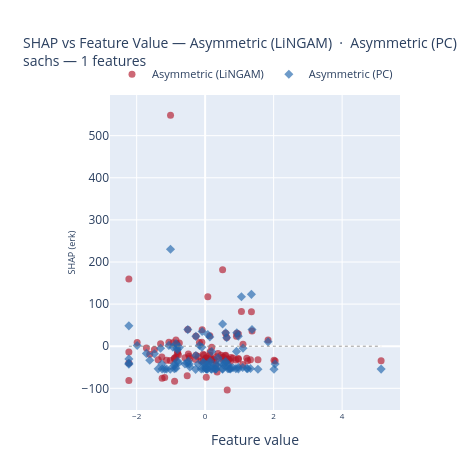
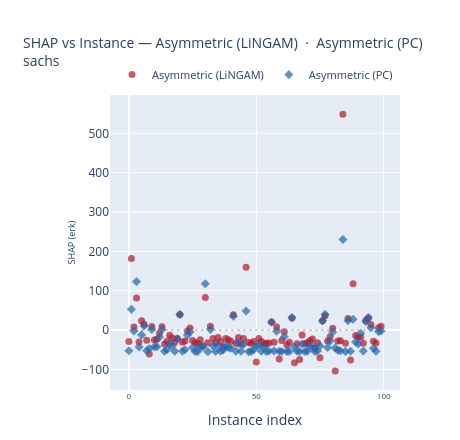
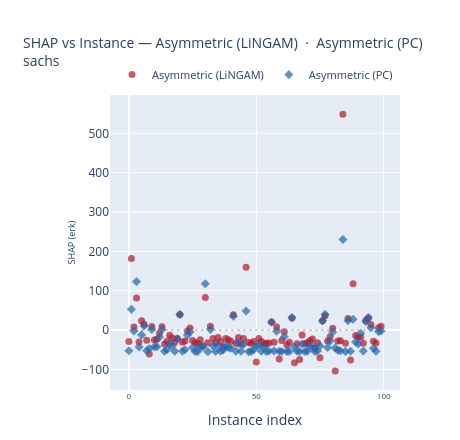

Notebook code for these charts, in order:
### Code cell
baseline = 'Asymmetric (LiNGAM)'
compared = 'Asymmetric (PC)'

# SHAP vs Feature Value
plot_shap_vs_feature(
    shap_data, feature_names, x_test,
    method_1=baseline,
    method_2=compared,
    features=HIGHLIGHT_FEATURES,
    dataset=DATASET,
    save_dir=PLOTS_DIR,
)

# SHAP vs Instance
plot_shap_vs_instance(
    shap_data, feature_names,
    method_1=baseline,
    method_2=compared,
    features=HIGHLIGHT_FEATURES,
    # instance_idx=instance_idx,   # optional — None = all instances
    dataset=DATASET,
    mode='markers',              # or "lines+markers"
    save_dir=PLOTS_DIR,
)

### Figure 1 — Plotly figure (JSON) as saved in the notebook; plotly's stock layout.template omitted (floating-point values rounded to 4 significant figures)
{"data": [{"hovertemplate": "<b>erk</b> — Asymmetric (LiNGAM)<br>feature value = %{x:.4f}<br>SHAP = %{y:.4f}<extra></extra>", "legendgroup": "Asymmetric (LiNGAM)", "marker": {"color": "#b2182b", "line": {"width": 0}, "opacity": 0.65, "size": 7, "symbol": "circle"}, "mode": "markers", "name": "Asymmetric (LiNGAM)", "showlegend": true, "type": "scatter", "x": [1.214, 0.5099, -0.9398, 1.352, 0.6634, 0.9151, 1.838, -0.8524, 0.3507, -1.986, -1.264, -0.4639, -1.481, -0.1679, -0.1138, -0.4456, 0.147, -0.7793, 0.5027, -0.2702, -0.5065, 0.6999, 0.022, 0.1921, -1.301, 0.5383, 0.06723, -1.019, -0.2033, -2.227, 1.06, 1.542, -1.058, 0.1367, 0.1921, -0.05604, -0.9008, 1.097, -0.0375, 0.3252, -0.8923, -0.0877, -0.05604, -1.617, 0.7352, 0.5995, -2.227, -0.2779, 0.3078, 0.9695, -2.227, 0.4658, 0.022, 2.044, 2.011, 0.898, 0.6287, 0.2539, -0.7544, 0.03349, 0.5099, -1.715, 0.0505, 0.9695, 0.5995, -0.8923, 1.243, -1.181, -0.8035, 5.139, -1.373, -0.59, 0.5829, 0.3078, 1.324, -0.5241, -0.2702, 1.369, 0.0505, 0.3756, 1.105, 0.6446, 0.8158, 0.7524, -1.011, -1.127, 0.9695, -1.256, 0.07824, -2.227, -0.4902, -0.8113, 0.6634, 0.1367, 0.9248, -0.8524, 0.147, 0.1723, -0.8283, -0.09415], "xaxis": "x", "y": [-28.77, 181.8, 7.925, 81.79, -30.22, 23.73, 14.56, -25.84, -60.94, 8.825, -25.48, -23.63, -7.896, 8.669, -35.46, -28.6, -13.17, -20.46, -30.96, -21.53, 39.69, -30.76, -27.46, -2.278, 5.562, -26.19, -31.89, -34.17, -24.54, -39.57, 82.69, -32.11, 9.427, -21.33, -32.8, -18.98, -29.5, -43.61, -21.18, -24.84, -28.21, 39.0, -33.23, -19.0, -35.92, -21.72, 159.8, -31.36, -33.73, -28.95, -81.24, -21.35, -28.99, -35.36, -33.58, -33.02, 20.69, -30.96, 7.536, -73.53, -26.79, -4.292, -37.14, -30.88, 30.9, -82.93, -34.54, -74.52, -12.59, -34.54, -32.3, -27.39, -22.65, -46.22, -31.95, -70.42, 23.54, 36.35, -27.8, -17.05, 4.431, -103.7, -27.84, -27.05, 548.7, -33.3, 29.23, -75.96, 117.7, -13.93, -18.32, -17.32, -33.39, 24.58, 30.88, 14.47, -28.51, -32.88, 5.92, 9.456], "yaxis": "y"}, {"hovertemplate": "<b>erk</b> — Asymmetric (PC)<br>feature value = %{x:.4f}<br>SHAP = %{y:.4f}<extra></extra>", "legendgroup": "Asymmetric (PC)", "marker": {"color": "#2166ac", "line": {"width": 0}, "opacity": 0.65, "size": 7, "symbol": "diamond"}, "mode": "markers", "name": "Asymmetric (PC)", "showlegend": true, "type": "scatter", "x": [1.214, 0.5099, -0.9398, 1.352, 0.6634, 0.9151, 1.838, -0.8524, 0.3507, -1.986, -1.264, -0.4639, -1.481, -0.1679, -0.1138, -0.4456, 0.147, -0.7793, 0.5027, -0.2702, -0.5065, 0.6999, 0.022, 0.1921, -1.301, 0.5383, 0.06723, -1.019, -0.2033, -2.227, 1.06, 1.542, -1.058, 0.1367, 0.1921, -0.05604, -0.9008, 1.097, -0.0375, 0.3252, -0.8923, -0.0877, -0.05604, -1.617, 0.7352, 0.5995, -2.227, -0.2779, 0.3078, 0.9695, -2.227, 0.4658, 0.022, 2.044, 2.011, 0.898, 0.6287, 0.2539, -0.7544, 0.03349, 0.5099, -1.715, 0.0505, 0.9695, 0.5995, -0.8923, 1.243, -1.181, -0.8035, 5.139, -1.373, -0.59, 0.5829, 0.3078, 1.324, -0.5241, -0.2702, 1.369, 0.0505, 0.3756, 1.105, 0.6446, 0.8158, 0.7524, -1.011, -1.127, 0.9695, -1.256, 0.07824, -2.227, -0.4902, -0.8113, 0.6634, 0.1367, 0.9248, -0.8524, 0.147, 0.1723, -0.8283, -0.09415], "xaxis": "x", "y": [-52.67, 52.69, -2.512, 123.2, -43.13, -12.26, 10.35, -52.4, -47.17, 1.754, -42.35, -42.1, -17.88, 1.561, -53.84, -49.2, -35.64, -39.82, -53.63, -21.94, 39.49, -53.63, -50.03, -12.81, -4.86, -44.21, -54.36, -54.7, -42.07, -42.78, 117.5, -54.86, 1.887, -39.85, -54.44, -38.41, -53.22, -50.73, -39.97, -44.09, -46.02, 34.98, -53.57, -33.22, -53.99, -36.53, 48.38, -54.91, -54.2, -49.86, -40.44, -38.7, -53.73, -42.13, -54.61, -53.16, 20.04, -52.96, -2.819, -53.92, -54.59, -17.09, -54.09, -54.18, 31.75, -42.43, -53.45, -54.6, -35.35, -54.4, -53.73, -42.0, -40.1, -54.55, -52.93, -40.28, 23.44, 39.85, -44.14, -27.34, -4.629, -45.32, -51.1, -52.5, 230.1, -54.23, 23.88, -53.97, 27.66, -30.14, -35.49, -8.345, -53.27, 22.02, 31.93, 6.091, -46.05, -53.78, -3.898, -2.431], "yaxis": "y"}, {"hoverinfo": "skip", "line": {"color": "gray", "dash": "dot", "width": 0.8}, "mode": "lines", "showlegend": false, "type": "scatter", "x": [-2.227, 5.139], "xaxis": "x", "y": [0, 0], "yaxis": "y"}], "layout": {"height": 460, "legend": {"font": {"size": 11}, "orientation": "h", "x": 0.5, "xanchor": "center", "y": 1.02, "yanchor": "bottom"}, "margin": {"b": 50, "l": 110, "r": 60, "t": 95}, "title": {"font": {"size": 14}, "text": "SHAP vs Feature Value — Asymmetric (LiNGAM)  ·  Asymmetric (PC)<br>sachs — 1 features"}, "width": 460, "xaxis": {"anchor": "y", "domain": [0, 1], "tickfont": {"size": 8}, "title": {"text": "Feature value"}}, "yaxis": {"anchor": "x", "domain": [0, 1], "title": {"font": {"size": 9}, "standoff": 4, "text": "SHAP (erk)"}}}}

### Figure 2 — Plotly figure (JSON) as saved in the notebook; plotly's stock layout.template omitted (floating-point values rounded to 4 significant figures)
{"data": [{"hovertemplate": "<b>erk</b> — Asymmetric (LiNGAM)<br>instance = %{x}<br>SHAP = %{y:.4f}<extra></extra>", "legendgroup": "Asymmetric (LiNGAM)", "marker": {"color": "#b2182b", "line": {"width": 0}, "opacity": 0.7, "size": 7, "symbol": "circle"}, "mode": "markers", "name": "Asymmetric (LiNGAM)", "showlegend": true, "type": "scatter", "x": [0, 1, 2, 3, 4, 5, 6, 7, 8, 9, 10, 11, 12, 13, 14, 15, 16, 17, 18, 19, 20, 21, 22, 23, 24, 25, 26, 27, 28, 29, 30, 31, 32, 33, 34, 35, 36, 37, 38, 39, 40, 41, 42, 43, 44, 45, 46, 47, 48, 49, 50, 51, 52, 53, 54, 55, 56, 57, 58, 59, 60, 61, 62, 63, 64, 65, 66, 67, 68, 69, 70, 71, 72, 73, 74, 75, 76, 77, 78, 79, 80, 81, 82, 83, 84, 85, 86, 87, 88, 89, 90, 91, 92, 93, 94, 95, 96, 97, 98, 99], "xaxis": "x", "y": [-28.77, 181.8, 7.925, 81.79, -30.22, 23.73, 14.56, -25.84, -60.94, 8.825, -25.48, -23.63, -7.896, 8.669, -35.46, -28.6, -13.17, -20.46, -30.96, -21.53, 39.69, -30.76, -27.46, -2.278, 5.562, -26.19, -31.89, -34.17, -24.54, -39.57, 82.69, -32.11, 9.427, -21.33, -32.8, -18.98, -29.5, -43.61, -21.18, -24.84, -28.21, 39.0, -33.23, -19.0, -35.92, -21.72, 159.8, -31.36, -33.73, -28.95, -81.24, -21.35, -28.99, -35.36, -33.58, -33.02, 20.69, -30.96, 7.536, -73.53, -26.79, -4.292, -37.14, -30.88, 30.9, -82.93, -34.54, -74.52, -12.59, -34.54, -32.3, -27.39, -22.65, -46.22, -31.95, -70.42, 23.54, 36.35, -27.8, -17.05, 4.431, -103.7, -27.84, -27.05, 548.7, -33.3, 29.23, -75.96, 117.7, -13.93, -18.32, -17.32, -33.39, 24.58, 30.88, 14.47, -28.51, -32.88, 5.92, 9.456], "yaxis": "y"}, {"hovertemplate": "<b>erk</b> — Asymmetric (PC)<br>instance = %{x}<br>SHAP = %{y:.4f}<extra></extra>", "legendgroup": "Asymmetric (PC)", "marker": {"color": "#2166ac", "line": {"width": 0}, "opacity": 0.7, "size": 7, "symbol": "diamond"}, "mode": "markers", "name": "Asymmetric (PC)", "showlegend": true, "type": "scatter", "x": [0, 1, 2, 3, 4, 5, 6, 7, 8, 9, 10, 11, 12, 13, 14, 15, 16, 17, 18, 19, 20, 21, 22, 23, 24, 25, 26, 27, 28, 29, 30, 31, 32, 33, 34, 35, 36, 37, 38, 39, 40, 41, 42, 43, 44, 45, 46, 47, 48, 49, 50, 51, 52, 53, 54, 55, 56, 57, 58, 59, 60, 61, 62, 63, 64, 65, 66, 67, 68, 69, 70, 71, 72, 73, 74, 75, 76, 77, 78, 79, 80, 81, 82, 83, 84, 85, 86, 87, 88, 89, 90, 91, 92, 93, 94, 95, 96, 97, 98, 99], "xaxis": "x", "y": [-52.67, 52.69, -2.512, 123.2, -43.13, -12.26, 10.35, -52.4, -47.17, 1.754, -42.35, -42.1, -17.88, 1.561, -53.84, -49.2, -35.64, -39.82, -53.63, -21.94, 39.49, -53.63, -50.03, -12.81, -4.86, -44.21, -54.36, -54.7, -42.07, -42.78, 117.5, -54.86, 1.887, -39.85, -54.44, -38.41, -53.22, -50.73, -39.97, -44.09, -46.02, 34.98, -53.57, -33.22, -53.99, -36.53, 48.38, -54.91, -54.2, -49.86, -40.44, -38.7, -53.73, -42.13, -54.61, -53.16, 20.04, -52.96, -2.819, -53.92, -54.59, -17.09, -54.09, -54.18, 31.75, -42.43, -53.45, -54.6, -35.35, -54.4, -53.73, -42.0, -40.1, -54.55, -52.93, -40.28, 23.44, 39.85, -44.14, -27.34, -4.629, -45.32, -51.1, -52.5, 230.1, -54.23, 23.88, -53.97, 27.66, -30.14, -35.49, -8.345, -53.27, 22.02, 31.93, 6.091, -46.05, -53.78, -3.898, -2.431], "yaxis": "y"}, {"hoverinfo": "skip", "line": {"color": "gray", "dash": "dot", "width": 0.8}, "mode": "lines", "showlegend": false, "type": "scatter", "x": [0, 99], "xaxis": "x", "y": [0, 0], "yaxis": "y"}], "layout": {"height": 440, "legend": {"font": {"size": 11}, "orientation": "h", "x": 0.5, "xanchor": "center", "y": 1.02, "yanchor": "bottom"}, "margin": {"b": 50, "l": 110, "r": 60, "t": 95}, "title": {"font": {"size": 14}, "text": "SHAP vs Instance — Asymmetric (LiNGAM)  ·  Asymmetric (PC)<br>sachs"}, "width": 460, "xaxis": {"anchor": "y", "domain": [0, 1], "tickfont": {"size": 8}, "title": {"text": "Instance index"}}, "yaxis": {"anchor": "x", "domain": [0, 1], "title": {"font": {"size": 9}, "standoff": 4, "text": "SHAP (erk)"}}}}

### Figure 3 — Plotly figure (JSON) as saved in the notebook; plotly's stock layout.template omitted (floating-point values rounded to 4 significant figures)
{"data": [{"hovertemplate": "<b>erk</b> — Asymmetric (LiNGAM)<br>instance = %{x}<br>SHAP = %{y:.4f}<extra></extra>", "legendgroup": "Asymmetric (LiNGAM)", "marker": {"color": "#b2182b", "line": {"width": 0}, "opacity": 0.7, "size": 7, "symbol": "circle"}, "mode": "markers", "name": "Asymmetric (LiNGAM)", "showlegend": true, "type": "scatter", "x": [0, 1, 2, 3, 4, 5, 6, 7, 8, 9, 10, 11, 12, 13, 14, 15, 16, 17, 18, 19, 20, 21, 22, 23, 24, 25, 26, 27, 28, 29, 30, 31, 32, 33, 34, 35, 36, 37, 38, 39, 40, 41, 42, 43, 44, 45, 46, 47, 48, 49, 50, 51, 52, 53, 54, 55, 56, 57, 58, 59, 60, 61, 62, 63, 64, 65, 66, 67, 68, 69, 70, 71, 72, 73, 74, 75, 76, 77, 78, 79, 80, 81, 82, 83, 84, 85, 86, 87, 88, 89, 90, 91, 92, 93, 94, 95, 96, 97, 98, 99], "xaxis": "x", "y": [-28.77, 181.8, 7.925, 81.79, -30.22, 23.73, 14.56, -25.84, -60.94, 8.825, -25.48, -23.63, -7.896, 8.669, -35.46, -28.6, -13.17, -20.46, -30.96, -21.53, 39.69, -30.76, -27.46, -2.278, 5.562, -26.19, -31.89, -34.17, -24.54, -39.57, 82.69, -32.11, 9.427, -21.33, -32.8, -18.98, -29.5, -43.61, -21.18, -24.84, -28.21, 39.0, -33.23, -19.0, -35.92, -21.72, 159.8, -31.36, -33.73, -28.95, -81.24, -21.35, -28.99, -35.36, -33.58, -33.02, 20.69, -30.96, 7.536, -73.53, -26.79, -4.292, -37.14, -30.88, 30.9, -82.93, -34.54, -74.52, -12.59, -34.54, -32.3, -27.39, -22.65, -46.22, -31.95, -70.42, 23.54, 36.35, -27.8, -17.05, 4.431, -103.7, -27.84, -27.05, 548.7, -33.3, 29.23, -75.96, 117.7, -13.93, -18.32, -17.32, -33.39, 24.58, 30.88, 14.47, -28.51, -32.88, 5.92, 9.456], "yaxis": "y"}, {"hovertemplate": "<b>erk</b> — Asymmetric (PC)<br>instance = %{x}<br>SHAP = %{y:.4f}<extra></extra>", "legendgroup": "Asymmetric (PC)", "marker": {"color": "#2166ac", "line": {"width": 0}, "opacity": 0.7, "size": 7, "symbol": "diamond"}, "mode": "markers", "name": "Asymmetric (PC)", "showlegend": true, "type": "scatter", "x": [0, 1, 2, 3, 4, 5, 6, 7, 8, 9, 10, 11, 12, 13, 14, 15, 16, 17, 18, 19, 20, 21, 22, 23, 24, 25, 26, 27, 28, 29, 30, 31, 32, 33, 34, 35, 36, 37, 38, 39, 40, 41, 42, 43, 44, 45, 46, 47, 48, 49, 50, 51, 52, 53, 54, 55, 56, 57, 58, 59, 60, 61, 62, 63, 64, 65, 66, 67, 68, 69, 70, 71, 72, 73, 74, 75, 76, 77, 78, 79, 80, 81, 82, 83, 84, 85, 86, 87, 88, 89, 90, 91, 92, 93, 94, 95, 96, 97, 98, 99], "xaxis": "x", "y": [-52.67, 52.69, -2.512, 123.2, -43.13, -12.26, 10.35, -52.4, -47.17, 1.754, -42.35, -42.1, -17.88, 1.561, -53.84, -49.2, -35.64, -39.82, -53.63, -21.94, 39.49, -53.63, -50.03, -12.81, -4.86, -44.21, -54.36, -54.7, -42.07, -42.78, 117.5, -54.86, 1.887, -39.85, -54.44, -38.41, -53.22, -50.73, -39.97, -44.09, -46.02, 34.98, -53.57, -33.22, -53.99, -36.53, 48.38, -54.91, -54.2, -49.86, -40.44, -38.7, -53.73, -42.13, -54.61, -53.16, 20.04, -52.96, -2.819, -53.92, -54.59, -17.09, -54.09, -54.18, 31.75, -42.43, -53.45, -54.6, -35.35, -54.4, -53.73, -42.0, -40.1, -54.55, -52.93, -40.28, 23.44, 39.85, -44.14, -27.34, -4.629, -45.32, -51.1, -52.5, 230.1, -54.23, 23.88, -53.97, 27.66, -30.14, -35.49, -8.345, -53.27, 22.02, 31.93, 6.091, -46.05, -53.78, -3.898, -2.431], "yaxis": "y"}, {"hoverinfo": "skip", "line": {"color": "gray", "dash": "dot", "width": 0.8}, "mode": "lines", "showlegend": false, "type": "scatter", "x": [0, 99], "xaxis": "x", "y": [0, 0], "yaxis": "y"}], "layout": {"height": 440, "legend": {"font": {"size": 11}, "orientation": "h", "x": 0.5, "xanchor": "center", "y": 1.02, "yanchor": "bottom"}, "margin": {"b": 50, "l": 110, "r": 60, "t": 95}, "title": {"font": {"size": 14}, "text": "SHAP vs Instance — Asymmetric (LiNGAM)  ·  Asymmetric (PC)<br>sachs"}, "width": 460, "xaxis": {"anchor": "y", "domain": [0, 1], "tickfont": {"size": 8}, "title": {"text": "Instance index"}}, "yaxis": {"anchor": "x", "domain": [0, 1], "title": {"font": {"size": 9}, "standoff": 4, "text": "SHAP (erk)"}}}}
